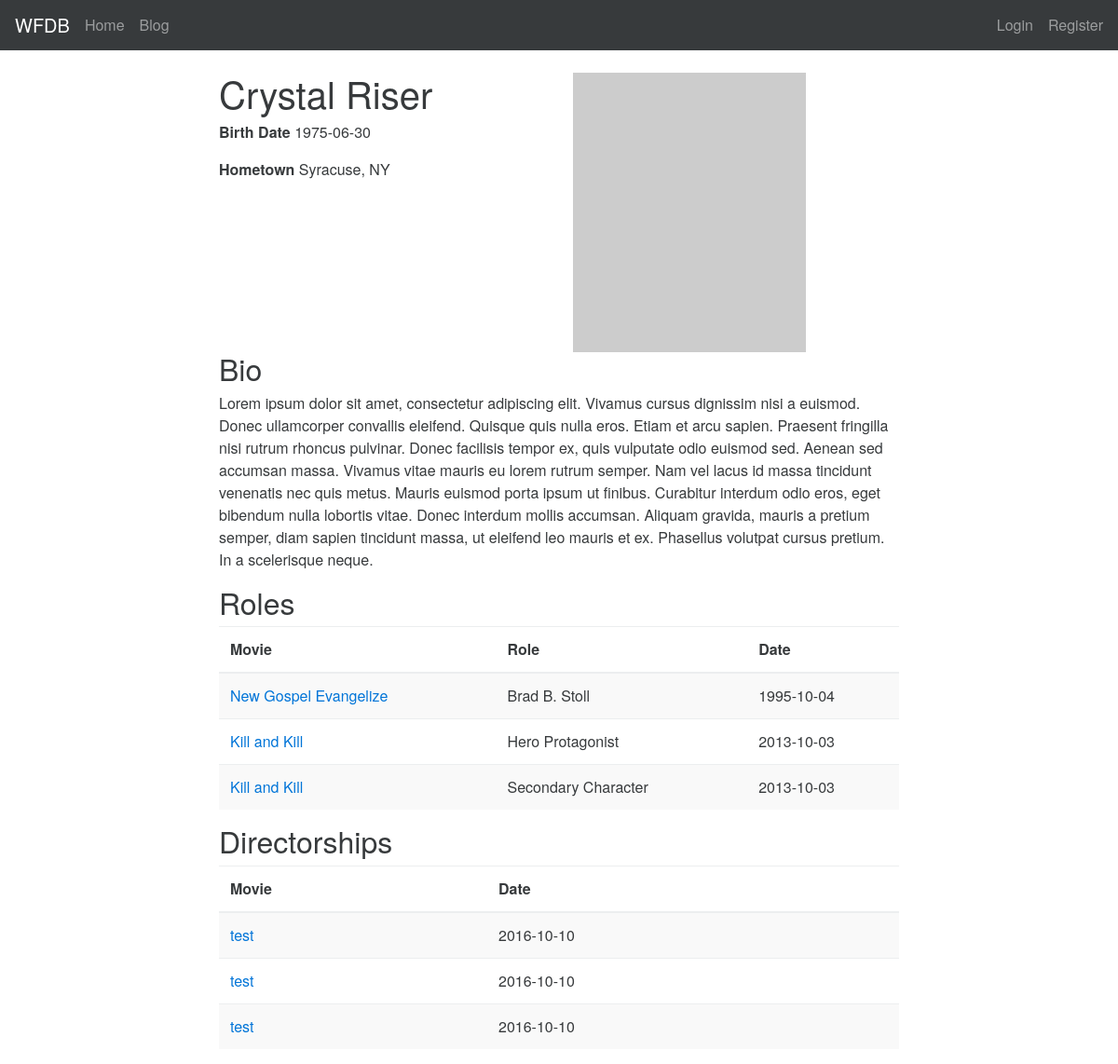
The page /actor/1 on the database its author committed.
### wfdb/models.py (models this page shows, shortened)
class Actor(db.Model):
    id = db.Column(db.Integer(), primary_key=True)
    first_name = db.Column(db.String())
    last_name = db.Column(db.String())
    birthday = db.Column(db.Date())
    deathday = db.Column(db.Date())
    hometown = db.Column(db.String())
    bio = db.Column(db.Text())
    picture = db.Column(db.String())
    roles = db.relationship("MovieRole", backref="actor")
    directorships = db.relationship(
        'Movie',
        backref='director',
        lazy='dynamic'
    )

class MovieRole(db.Model):
    id = db.Column(db.Integer(), primary_key=True)
    actor_id = db.Column(db.Integer, db.ForeignKey('actor.id'))
    movie_id = db.Column(db.Integer, db.ForeignKey('movie.id'))
    role_name = db.Column(db.String())
    movie = db.relationship("Movie", backref="cast")

class Movie(db.Model):
    id = db.Column(db.Integer(), primary_key=True)
    name = db.Column(db.String())
    release_date = db.Column(db.Date())
    director_id = db.Column(db.Integer(), db.ForeignKey('actor.id'))
    summary = db.Column(db.Text())

### wfdb/controllers/main.py (the view)
@main_blueprint.route("/actor/<int:actor_id>")
def actor(actor_id):
    actor = Actor.query.get_or_404(actor_id)
    return render_template("actor.html", actor=actor)

### wfdb/templates/main/actor.html (shortened to what this page needs)
{% extends "base.html" %}
{% block body %}
    <div class="row">
        <div class="col-md-4 col-md-offset-2">
            <h1>{{ actor.first_name }} {{ actor.last_name }}</h1>
            <p><strong>Birth Date</strong> {{ actor.birthday }}</p>
            <p><strong>Hometown</strong> {{ actor.hometown }}</p>
        </div>
        <div class="col-md-4">
            <img src="http://placehold.it/250x300">
        </div>
    </div>
    <div class="row">
        <div class="col-md-8 col-md-offset-2">
            <h2>Bio</h2>
            <p>{{ actor.bio }}</p>
        </div>
    </div>
    <div class="row">
        <div class="col-md-8 col-md-offset-2">
            <h2>Roles</h2>
            <table class="table table-striped">
                <thead>
                    <tr>
                        <th>Movie</th>
                        <th>Role</th>
                        <th>Date</th>
                    </tr>
                </thead>
                <tbody>
                    {% for role in actor.roles %}
                        <tr>
                            <td><a href="{{ url_for('main.movie', movie_id=role.movie.id) }}">{{ role.movie.name }}</a></td>
                            <td>{{ role.role_name }}</td>
                            <td>{{ role.movie.release_date }}</td>
                        </tr>
                    {% endfor %}
                </tbody>
            </table>
        </div>
    </div>
    <div class="row">
        <div class="col-md-8 col-md-offset-2">
            <h2>Directorships</h2>
            <table class="table table-striped">
                <thead>
                    <tr>
                        <th>Movie</th>
                        <th>Date</th>
                    </tr>
                </thead>
                <tbody>
                    {% for movie in actor.directorships %}
                        <tr>
                            <td><a href="{{ url_for('main.movie', movie_id=movie.id) }}">{{ movie.name }}</a></td>
                            <td>{{ movie.release_date }}</td>
                        </tr>
                    {% endfor %}
                </tbody>
            </table>
        </div>
    </div>
{% endblock %}

### rows shown on the page
Actor: first_name "Crystal", last_name "Riser", birthday "1975-06-30", hometown "Syracuse, NY", bio "Lorem ipsum dolor sit amet, consectetur adipiscing elit. Vivamus cursus dignissim nisi a euismod. Donec ullamcorper convallis eleifend. Quisque quis nulla eros. Etiam et arcu sapien. Praesent fringilla nisi rutrum rhoncus pulvinar. Donec facilisis tempor ex, quis vulputate odio euismod sed. Aenean sed accumsan massa. Vivamus vitae mauris eu lorem rutrum semper. Nam vel lacus id massa tincidunt venenatis nec quis metus. Mauris euismod porta ipsum ut finibus. Curabitur interdum odio eros, eget bibendum nulla lobortis vitae. Donec interdum mollis accumsan. Aliquam gravida, mauris a pretium semper, diam sapien tincidunt massa, ut eleifend leo mauris et ex. Phasellus volutpat cursus pretium. In…"
MovieRole: movie.name "New Gospel Evangelize", role_name "Brad B. Stoll", movie.release_date "1995-10-04"
MovieRole: movie.name "Kill and Kill", role_name "Hero Protagonist", movie.release_date "2013-10-03"
MovieRole: movie.name "Kill and Kill", role_name "Secondary Character", movie.release_date "2013-10-03"
Movie: name "test", release_date "2016-10-10"
Movie: name "test", release_date "2016-10-10"
Movie: name "test", release_date "2016-10-10"
